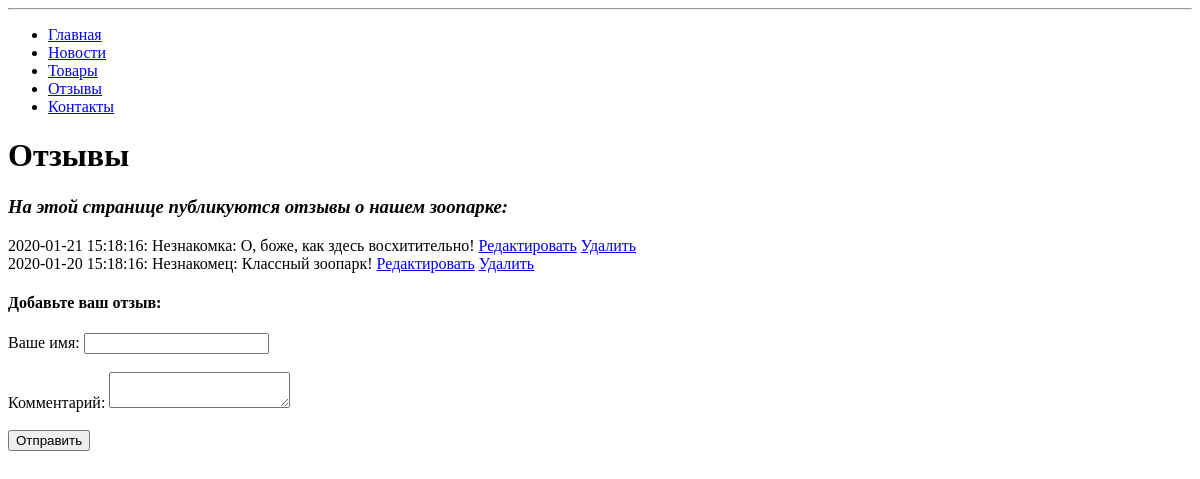
The app's page /reviews.php, older data.
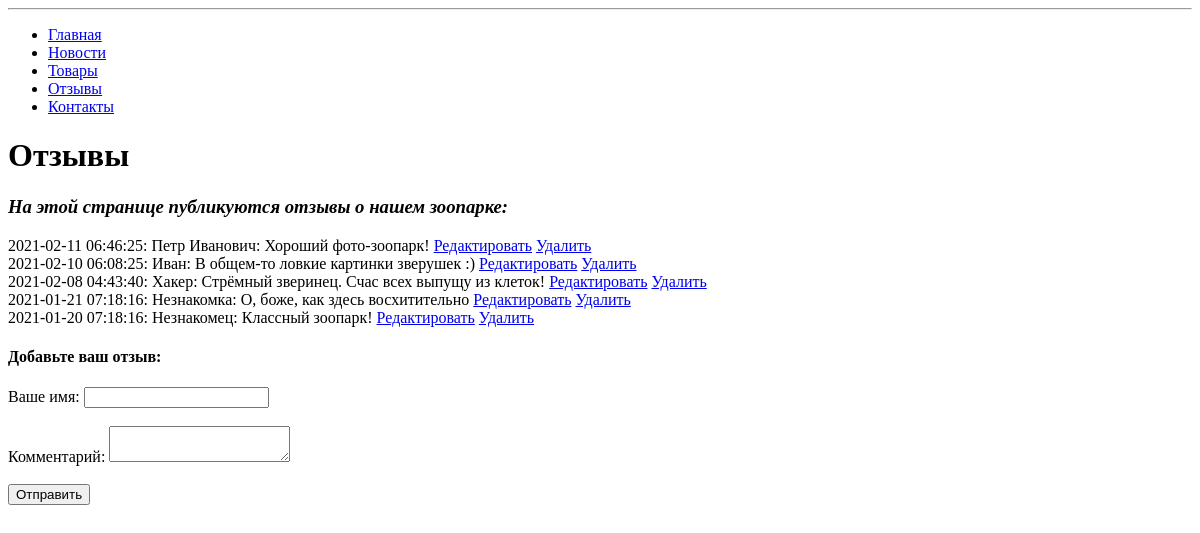
The same page, newer data.
### tables this page shows
CREATE TABLE `gallery_reviews` (
  `id` smallint(5) UNSIGNED NOT NULL,
  `date` timestamp NOT NULL DEFAULT current_timestamp(),
  `author` varchar(255) NOT NULL,
  `text` text NOT NULL
);

### engine/db.php (called while the page is built, shortened)
<?php
function createConnection()
{
    $db = mysqli_connect(DB_HOST, DB_USER, DB_PASS, DB_NAME);
    mysqli_set_charset($db, 'utf8');
    return $db;
}
function getAssocResult(
    string  $sql = ''
):array
{
    $db = createConnection();
    $result = mysqli_query($db, $sql);
    $arrayResult = [];
    while ($row = mysqli_fetch_assoc($result)) {
        $arrayResult[] = $row;
    }
    return $arrayResult;
}

### engine/reviews.php (the view, shortened to what this page needs)
<?php
function    getReviews(): array
{
    $sql = "SELECT * FROM gallery_reviews ORDER BY `gallery_reviews`.`date` DESC";
    return getAssocResult($sql);
}
function renderReviews(
    array $reviews
):string
{
    $reviews = getReviews();
    $reviewsContent = '';
    $reviewsContent .= '<div class=\"reviews\">';
    foreach($reviews as $review) {
        $reviewsContent .= $review['date'] . ': ' . $review['author'] . ': ' . $review['text'];
        $reviewsContent .= " <a href=\"editReview.php?id=" . $review['id'] . "\">Редактировать</a>";
        $reviewsContent .= " <a href=\"deleteReview.php?id=" . $review['id'] . "\">Удалить</a>";
        $reviewsContent .= '<br>';
    }
    $reviewsContent .= '<div>';
    return $reviewsContent;
}

Row changes from the older to the newer data that the page shows:
added gallery_reviews: value "2021-02-11 06:46:25: Петр Иванович: Хороший фото-зоопарк!"
added gallery_reviews: value "2021-02-10 06:08:25: Иван: В общем-то ловкие картинки зверушек :)"
added gallery_reviews: value "2021-02-08 04:43:40: Хакер: Стрёмный зверинец. Счас всех выпущу из клеток!"
changed gallery_reviews (number 4 of 5 on the later page): value "2020-01-21 15:18:16: Незнакомка: О, боже, как здесь восхитительно!" → "2021-01-21 07:18:16: Незнакомка: О, боже, как здесь восхитительно"
changed gallery_reviews (number 5 of 5 on the later page): value "2020-01-20 15:18:16: Незнакомец: Классный зоопарк!" → "2021-01-20 07:18:16: Незнакомец: Классный зоопарк!"
